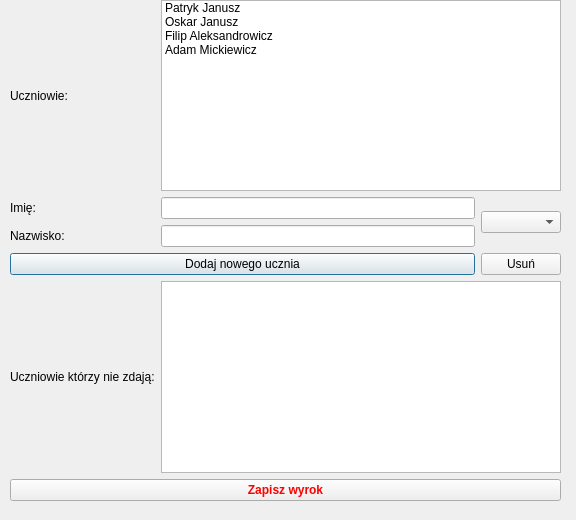
<?xml version="1.0" encoding="UTF-8"?>
<ui version="4.0">
 <class>Dialog</class>
 <widget class="QDialog" name="Dialog">
  <property name="geometry">
   <rect>
    <x>0</x>
    <y>0</y>
    <width>576</width>
    <height>520</height>
   </rect>
  </property>
  <property name="windowTitle">
   <string>Dialog</string>
  </property>
  <widget class="QWidget" name="gridLayoutWidget">
   <property name="geometry">
    <rect>
     <x>10</x>
     <y>0</y>
     <width>551</width>
     <height>501</height>
    </rect>
   </property>
   <layout class="QGridLayout" name="gridLayout">
    <item row="1" column="0">
     <widget class="QLabel" name="label_3">
      <property name="text">
       <string>Imię:</string>
      </property>
     </widget>
    </item>
    <item row="2" column="1">
     <widget class="QLineEdit" name="surname"/>
    </item>
    <item row="4" column="0">
     <widget class="QLabel" name="label_2">
      <property name="text">
       <string>Uczniowie którzy nie zdają:</string>
      </property>
     </widget>
    </item>
    <item row="0" column="0">
     <widget class="QLabel" name="label">
      <property name="text">
       <string>Uczniowie:</string>
      </property>
     </widget>
    </item>
    <item row="2" column="0">
     <widget class="QLabel" name="label_4">
      <property name="text">
       <string>Nazwisko:</string>
      </property>
     </widget>
    </item>
    <item row="3" column="0" colspan="2">
     <widget class="QPushButton" name="addStudent">
      <property name="text">
       <string>Dodaj nowego ucznia</string>
      </property>
     </widget>
    </item>
    <item row="3" column="2">
     <widget class="QPushButton" name="delete_2">
      <property name="text">
       <string>Usuń</string>
      </property>
     </widget>
    </item>
    <item row="0" column="1" colspan="2">
     <widget class="QListWidget" name="students">
      <item>
       <property name="text">
        <string>Patryk Janusz</string>
       </property>
      </item>
      <item>
       <property name="text">
        <string>Oskar Janusz</string>
       </property>
      </item>
      <item>
       <property name="text">
        <string>Filip Aleksandrowicz</string>
       </property>
      </item>
      <item>
       <property name="text">
        <string>Adam Mickiewicz</string>
       </property>
      </item>
     </widget>
    </item>
    <item row="4" column="1" colspan="2">
     <widget class="QListWidget" name="failStudents"/>
    </item>
    <item row="5" column="0" colspan="3">
     <widget class="QPushButton" name="judgement">
      <property name="styleSheet">
       <string notr="true">font-weight: bold;
color: #FF0000</string>
      </property>
      <property name="text">
       <string>Zapisz wyrok</string>
      </property>
     </widget>
    </item>
    <item row="1" column="1">
     <widget class="QLineEdit" name="name">
      <property name="maximumSize">
       <size>
        <width>23333</width>
        <height>10222</height>
       </size>
      </property>
     </widget>
    </item>
    <item row="1" column="2" rowspan="2">
     <widget class="QComboBox" name="studentsCombo"/>
    </item>
   </layout>
  </widget>
 </widget>
 <resources/>
 <connections/>
</ui>
